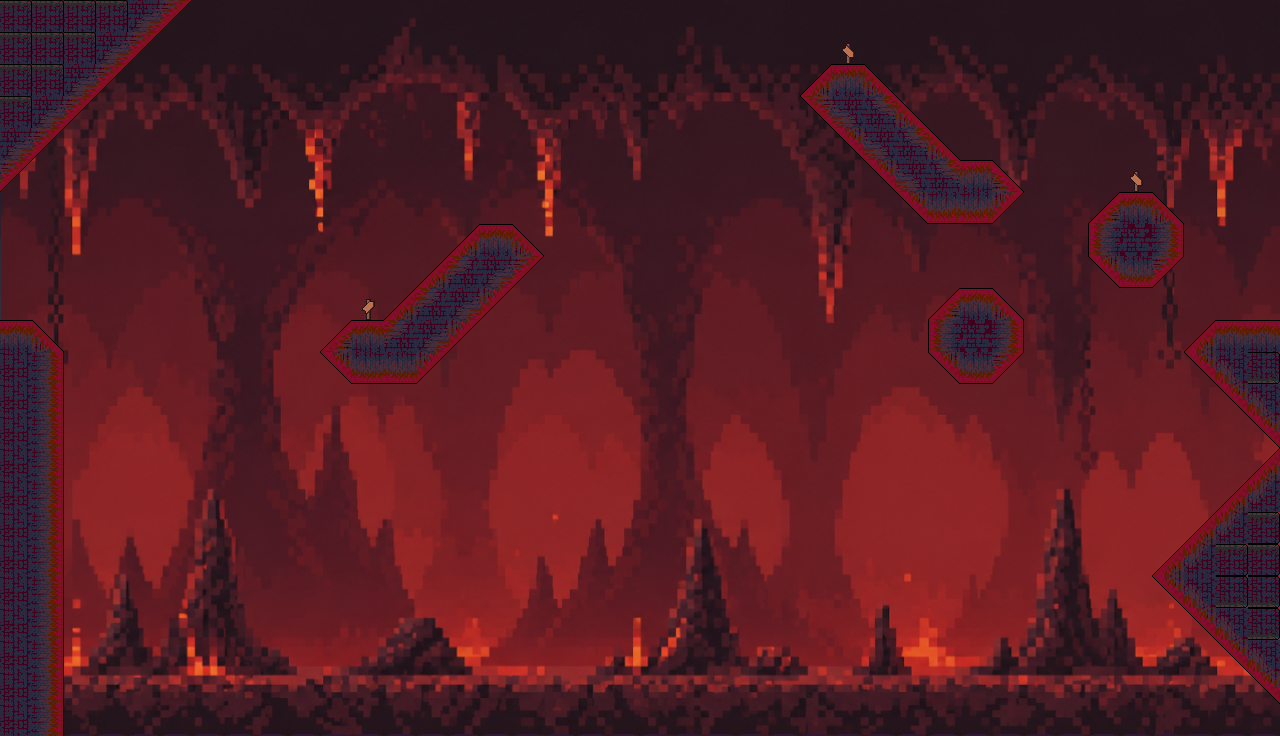

This is a level from a 2D game, rendered from its Tiled map with the project's own tilesets. A one-line summary and the complete map file follow:
An orthogonal 40x23 tile map with 32x32 px tiles, 2 tile layers (Capa de patrones 2, Platforms), 4 tilesets, 1 image layer.

<map version="1.10" tiledversion="1.12.1" orientation="orthogonal" renderorder="right-down" width="40" height="23" tilewidth="32" tileheight="32" infinite="0" nextlayerid="5" nextobjectid="1">
 <tileset firstgid="1" source="Tileset_infierno.tsx" />
 <tileset firstgid="97" source="Tileset_Infierno_girado.tsx" />
 <tileset firstgid="193" source="Tileset_Tierra_.tsx" />
 <tileset firstgid="289" source="Decoracion/Señales.tsx" />
 <imagelayer id="2" name="Capa de Imagen 1">
  <image source="../Mapas/Infierno abajo.png" width="1280" height="736" />
 </imagelayer>
 <layer id="4" name="Capa de patrones 2" width="40" height="23">
  <data encoding="csv">
0,0,0,0,0,0,0,0,0,0,0,0,0,0,0,0,0,0,0,0,0,0,0,0,0,0,0,0,0,0,0,0,0,0,0,0,0,0,0,0,
0,0,0,0,0,0,0,0,0,0,0,0,0,0,0,0,0,0,0,0,0,0,0,0,0,0,296,0,0,0,0,0,0,0,0,0,0,0,0,0,
0,0,0,0,0,0,0,0,0,0,0,0,0,0,0,0,0,0,0,0,0,0,0,0,0,0,0,0,0,0,0,0,0,0,0,0,0,0,0,0,
0,0,0,0,0,0,0,0,0,0,0,0,0,0,0,0,0,0,0,0,0,0,0,0,0,0,0,0,0,0,0,0,0,0,0,0,0,0,0,0,
0,0,0,0,0,0,0,0,0,0,0,0,0,0,0,0,0,0,0,0,0,0,0,0,0,0,0,0,0,0,0,0,0,0,0,0,0,0,0,0,
0,0,0,0,0,0,0,0,0,0,0,0,0,0,0,0,0,0,0,0,0,0,0,0,0,0,0,0,0,0,0,0,0,0,0,296,0,0,0,0,
0,0,0,0,0,0,0,0,0,0,0,0,0,0,0,0,0,0,0,0,0,0,0,0,0,0,0,0,0,0,0,0,0,0,0,0,0,0,0,0,
0,0,0,0,0,0,0,0,0,0,0,0,0,0,0,0,0,0,0,0,0,0,0,0,0,0,0,0,0,0,0,0,0,0,0,0,0,0,0,0,
0,0,0,0,0,0,0,0,0,0,0,0,0,0,0,0,0,0,0,0,0,0,0,0,0,0,0,0,0,0,0,0,0,0,0,0,0,0,0,0,
0,0,0,0,0,0,0,0,0,0,0,294,0,0,0,0,0,0,0,0,0,0,0,0,0,0,0,0,0,0,0,0,0,0,0,0,0,0,0,0,
0,0,0,0,0,0,0,0,0,0,0,0,0,0,0,0,0,0,0,0,0,0,0,0,0,0,0,0,0,0,0,0,0,0,0,0,0,0,0,0,
0,0,0,0,0,0,0,0,0,0,0,0,0,0,0,0,0,0,0,0,0,0,0,0,0,0,0,0,0,0,0,0,0,0,0,0,0,0,0,0,
0,0,0,0,0,0,0,0,0,0,0,0,0,0,0,0,0,0,0,0,0,0,0,0,0,0,0,0,0,0,0,0,0,0,0,0,0,0,0,0,
0,0,0,0,0,0,0,0,0,0,0,0,0,0,0,0,0,0,0,0,0,0,0,0,0,0,0,0,0,0,0,0,0,0,0,0,0,0,0,0,
0,0,0,0,0,0,0,0,0,0,0,0,0,0,0,0,0,0,0,0,0,0,0,0,0,0,0,0,0,0,0,0,0,0,0,0,0,0,0,0,
0,0,0,0,0,0,0,0,0,0,0,0,0,0,0,0,0,0,0,0,0,0,0,0,0,0,0,0,0,0,0,0,0,0,0,0,0,0,0,0,
0,0,0,0,0,0,0,0,0,0,0,0,0,0,0,0,0,0,0,0,0,0,0,0,0,0,0,0,0,0,0,0,0,0,0,0,0,0,0,0,
0,0,0,0,0,0,0,0,0,0,0,0,0,0,0,0,0,0,0,0,0,0,0,0,0,0,0,0,0,0,0,0,0,0,0,0,0,0,0,0,
0,0,0,0,0,0,0,0,0,0,0,0,0,0,0,0,0,0,0,0,0,0,0,0,0,0,0,0,0,0,0,0,0,0,0,0,0,0,0,0,
0,0,0,0,0,0,0,0,0,0,0,0,0,0,0,0,0,0,0,0,0,0,0,0,0,0,0,0,0,0,0,0,0,0,0,0,0,0,0,0,
0,0,0,0,0,0,0,0,0,0,0,0,0,0,0,0,0,0,0,0,0,0,0,0,0,0,0,0,0,0,0,0,0,0,0,0,0,0,0,0,
0,0,0,0,0,0,0,0,0,0,0,0,0,0,0,0,0,0,0,0,0,0,0,0,0,0,0,0,0,0,0,0,0,0,0,0,0,0,0,0,
0,0,0,0,0,0,0,0,0,0,0,0,0,0,0,0,0,0,0,0,0,0,0,0,0,0,0,0,0,0,0,0,0,0,0,0,0,0,0,0
</data>
 </layer>
 <layer id="1" name="Platforms" width="40" height="23">
  <data encoding="csv">
72,72,72,72,2684354614,2684354602,0,0,0,0,0,0,0,0,0,0,0,0,0,0,0,0,0,0,0,0,0,0,0,0,0,0,0,0,0,0,0,0,0,0,
72,72,72,2684354614,2684354602,0,0,0,0,0,0,0,0,0,0,0,0,0,0,0,0,0,0,0,0,0,0,0,0,0,0,0,0,0,0,0,0,0,0,0,
72,72,2684354614,2684354602,0,0,0,0,0,0,0,0,0,0,0,0,0,0,0,0,0,0,0,0,0,2147483690,2147483650,2147483691,0,0,0,0,0,0,0,0,0,0,0,0,
72,2684354614,2684354602,0,0,0,0,0,0,0,0,0,0,0,0,0,0,0,0,0,0,0,0,0,0,536870954,536870966,3758096438,2147483691,0,0,0,0,0,0,0,0,0,0,0,
2684354614,2684354602,0,0,0,0,0,0,0,0,0,0,0,0,0,0,0,0,0,0,0,0,0,0,0,0,1073741867,536870966,3758096438,2147483691,0,0,0,0,0,0,0,0,0,0,
2684354602,0,0,0,0,0,0,0,0,0,0,0,0,0,0,0,0,0,0,0,0,0,0,0,0,0,0,1073741867,536870966,3758096438,2147483650,3758096426,0,0,0,0,0,0,0,0,
0,0,0,0,0,0,0,0,0,0,0,0,0,0,0,0,0,0,0,0,0,0,0,0,0,0,0,0,1073741867,1073741826,1073741826,1073741866,0,0,1610612778,2,42,0,0,0,
0,0,0,0,0,0,0,0,0,0,0,0,0,0,43,2,42,0,0,0,0,0,0,0,0,0,0,0,0,0,0,0,0,0,3221225584,101,112,0,0,0,
0,0,0,0,0,0,0,0,0,0,0,0,0,43,1610612790,2684354614,2684354602,0,0,0,0,0,0,0,0,0,0,0,0,0,0,0,0,0,3221225514,3221225474,2684354602,0,0,0,
0,0,0,0,0,0,0,0,0,0,0,0,43,1610612790,2684354614,3221225515,0,0,0,0,0,0,0,0,0,0,0,0,0,1610612778,2,42,0,0,0,0,0,0,0,0,
2,42,0,0,0,0,0,0,0,0,1610612778,2,1610612790,2684354614,3221225515,0,0,0,0,0,0,0,0,0,0,0,0,0,0,3221225584,101,112,0,0,0,0,0,43,2,2,
24,112,0,0,0,0,0,0,0,0,3221225514,3221225474,3221225474,3221225515,0,0,0,0,0,0,0,0,0,0,0,0,0,0,0,3221225514,3221225474,2684354602,0,0,0,0,0,1073741867,1073741879,1073741847,
24,112,0,0,0,0,0,0,0,0,0,0,0,0,0,0,0,0,0,0,0,0,0,0,0,0,0,0,0,0,0,0,0,0,0,0,0,0,1073741867,1073741879,
24,112,0,0,0,0,0,0,0,0,0,0,0,0,0,0,0,0,0,0,0,0,0,0,0,0,0,0,0,0,0,0,0,0,0,0,0,0,0,1073741867,
24,112,0,0,0,0,0,0,0,0,0,0,0,0,0,0,0,0,0,0,0,0,0,0,0,0,0,0,0,0,0,0,0,0,0,0,0,0,0,43,
24,112,0,0,0,0,0,0,0,0,0,0,0,0,0,0,0,0,0,0,0,0,0,0,0,0,0,0,0,0,0,0,0,0,0,0,0,0,43,55,
24,112,0,0,0,0,0,0,0,0,0,0,0,0,0,0,0,0,0,0,0,0,0,0,0,0,0,0,0,0,0,0,0,0,0,0,0,43,55,23,
24,112,0,0,0,0,0,0,0,0,0,0,0,0,0,0,0,0,0,0,0,0,0,0,0,0,0,0,0,0,0,0,0,0,0,0,43,55,23,23,
24,112,0,0,0,0,0,0,0,0,0,0,0,0,0,0,0,0,0,0,0,0,0,0,0,0,0,0,0,0,0,0,0,0,0,0,1073741867,1073741879,1073741847,1073741847,
24,112,0,0,0,0,0,0,0,0,0,0,0,0,0,0,0,0,0,0,0,0,0,0,0,0,0,0,0,0,0,0,0,0,0,0,0,1073741867,1073741879,1073741847,
24,112,0,0,0,0,0,0,0,0,0,0,0,0,0,0,0,0,0,0,0,0,0,0,0,0,0,0,0,0,0,0,0,0,0,0,0,0,1073741867,1073741879,
24,112,0,0,0,0,0,0,0,0,0,0,0,0,0,0,0,0,0,0,0,0,0,0,0,0,0,0,0,0,0,0,0,0,0,0,0,0,0,1073741867,
24,112,282,282,282,282,282,282,282,282,282,282,282,282,282,282,282,282,282,282,282,282,282,282,282,282,282,282,282,282,282,282,282,282,282,282,282,282,282,282
</data>
 </layer>
</map>
